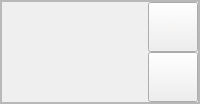
        <widget class="QFrame" name="frame_7">
         <property name="font">
          <font>
           <weight>50</weight>
           <bold>false</bold>
          </font>
         </property>
         <property name="frameShape">
          <enum>QFrame::StyledPanel</enum>
         </property>
         <property name="frameShadow">
          <enum>QFrame::Raised</enum>
         </property>
         <layout class="QVBoxLayout" name="verticalLayout_2">
          <property name="spacing">
           <number>0</number>
          </property>
          <property name="leftMargin">
           <number>0</number>
          </property>
          <property name="topMargin">
           <number>0</number>
          </property>
          <property name="rightMargin">
           <number>0</number>
          </property>
          <property name="bottomMargin">
           <number>0</number>
          </property>
          <item alignment="Qt::AlignTop">
           <widget class="QFrame" name="frame_23">
            <property name="styleSheet">
             <string notr="true">QToolButton{
	color: rgb(246, 245, 244);
}

QToolButton:hover{
	background-color: rgb(80, 80, 80);
}


QToolButton:pressed {
                background-color: darkgray;
            }

QToolButton:checked{
	background-color: rgb(80, 80, 80);
}</string>
            </property>
            <property name="frameShape">
             <enum>QFrame::StyledPanel</enum>
            </property>
            <property name="frameShadow">
             <enum>QFrame::Raised</enum>
            </property>
            <layout class="QVBoxLayout" name="verticalLayout_8">
             <property name="spacing">
              <number>0</number>
             </property>
             <property name="leftMargin">
              <number>0</number>
             </property>
             <property name="topMargin">
              <number>0</number>
             </property>
             <property name="rightMargin">
              <number>0</number>
             </property>
             <property name="bottomMargin">
              <number>0</number>
             </property>
             <item>
              <widget class="QToolButton" name="adjust_button">
               <property name="minimumSize">
                <size>
                 <width>50</width>
                 <height>50</height>
                </size>
               </property>
               <property name="maximumSize">
                <size>
                 <width>50</width>
                 <height>50</height>
                </size>
               </property>
               <property name="font">
                <font>
                 <pointsize>8</pointsize>
                 <weight>75</weight>
                 <bold>true</bold>
                </font>
               </property>
               <property name="layoutDirection">
                <enum>Qt::RightToLeft</enum>
               </property>
               <property name="styleSheet">
                <string notr="true"/>
               </property>
               <property name="text">
                <string>Adjust</string>
               </property>
               <property name="icon">
                <iconset resource="../resources/res.qrc">
                 <normaloff>:/icons/icons/levels.png</normaloff>:/icons/icons/levels.png</iconset>
               </property>
               <property name="iconSize">
                <size>
                 <width>25</width>
                 <height>25</height>
                </size>
               </property>
               <property name="checkable">
                <bool>true</bool>
               </property>
               <property name="checked">
                <bool>false</bool>
               </property>
               <property name="popupMode">
                <enum>QToolButton::InstantPopup</enum>
               </property>
               <property name="toolButtonStyle">
                <enum>Qt::ToolButtonTextUnderIcon</enum>
               </property>
               <property name="autoRaise">
                <bool>false</bool>
               </property>
              </widget>
             </item>
             <item>
              <widget class="QToolButton" name="effects_button">
               <property name="minimumSize">
                <size>
                 <width>50</width>
                 <height>50</height>
                </size>
               </property>
               <property name="maximumSize">
                <size>
                 <width>50</width>
                 <height>50</height>
                </size>
               </property>
               <property name="font">
                <font>
                 <pointsize>8</pointsize>
                 <weight>75</weight>
                 <bold>true</bold>
                </font>
               </property>
               <property name="layoutDirection">
                <enum>Qt::RightToLeft</enum>
               </property>
               <property name="styleSheet">
                <string notr="true"/>
               </property>
               <property name="text">
                <string>Effects</string>
               </property>
               <property name="icon">
                <iconset resource="../resources/res.qrc">
                 <normaloff>:/icons/icons/icons8-magic-wand-64.png</normaloff>:/icons/icons/icons8-magic-wand-64.png</iconset>
               </property>
               <property name="iconSize">
                <size>
                 <width>30</width>
                 <height>30</height>
                </size>
               </property>
               <property name="checkable">
                <bool>true</bool>
               </property>
               <property name="popupMode">
                <enum>QToolButton::InstantPopup</enum>
               </property>
               <property name="toolButtonStyle">
                <enum>Qt::ToolButtonTextUnderIcon</enum>
               </property>
               <property name="autoRaise">
                <bool>false</bool>
               </property>
              </widget>
             </item>
            </layout>
           </widget>
          </item>
         </layout>
        </widget>
